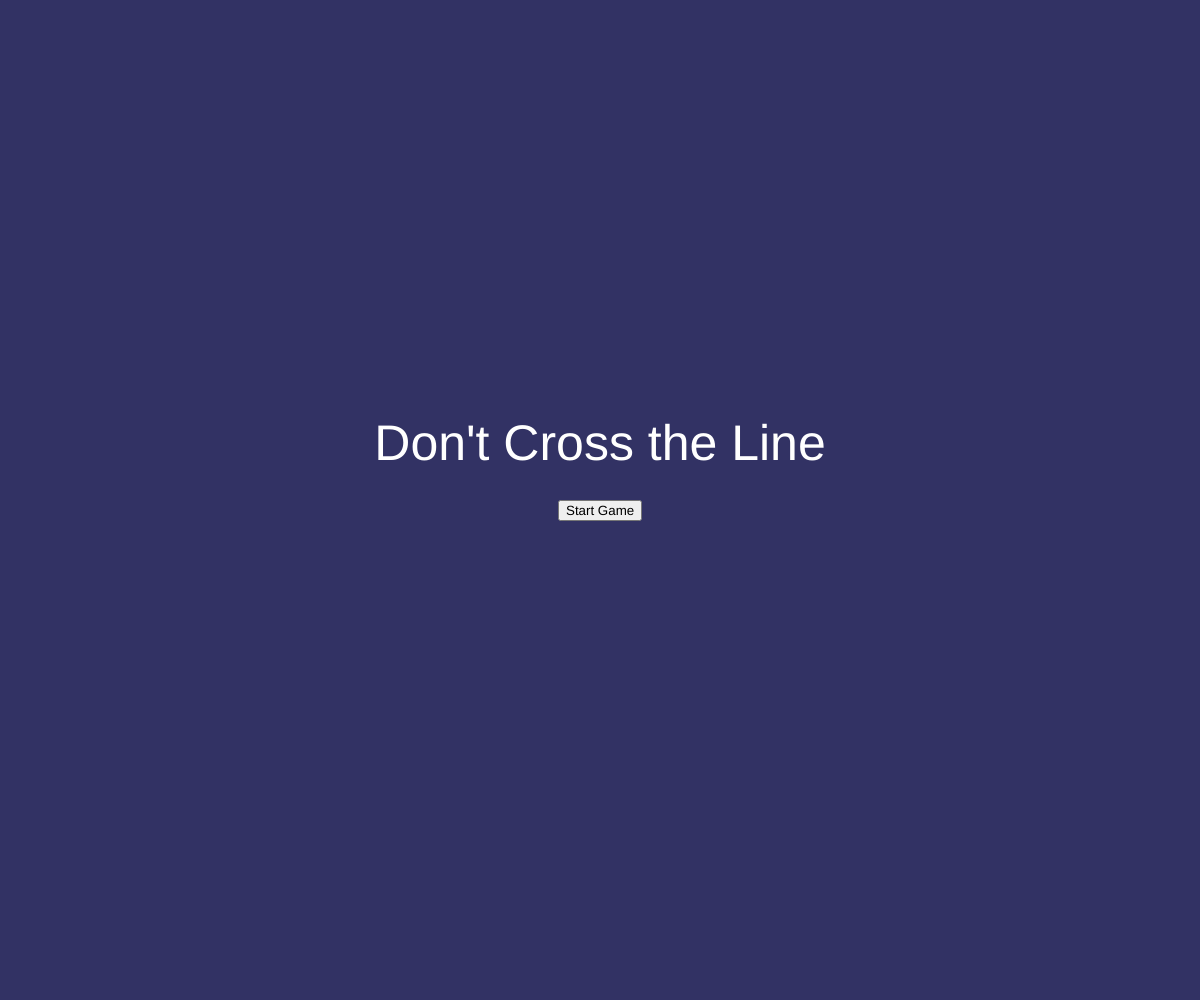
Frame 1 (no input)
Frame 2 (the mouse pressed at the canvas centre, redrawn once): blank canvas, image omitted

The p5.js sketch that drew this single still picture (run headless with seeded random() and noise() and a simulated clock; the mouse was pressed at the canvas centre and the sketch redrawn once):

// p5.js sketch
// ── sketch.js
var snake1;
var snake2;
var pixel_size = 10;

var movement1 = [];
var movement2 = [];
var gameState = 'init';


function setup(){
  createCanvas(windowWidth, windowHeight);
  frameRate(10);
}

function initGame(){
  background(50, 50, 100);
  var name = "Don't Cross the Line";
  textSize(50);
  fill(255);
  nameWidht = textWidth(name);
  text(name, (width - nameWidht)/2, height/2 - 40);
  startBtn = createButton('Start Game');
  startBtn.position(width/2 - startBtn.width/2, height/2);
  startBtn.mousePressed(startGame);
  noLoop();
}

function startGame(){
  removeElements();
  gameState = 'play';
  snake1 = new Snake1();
  snake2 = new Snake2();
  snake1.pos.x =windowWidth/2;
  snake1.pos.y = windowHeight-20;
  snake2.pos.x =windowWidth/2;
  snake2.pos.y = 20;
  loop();
}

function runGame(){
  background(0,0,0);

  snake1.update();
  snake2.update();
  snake1.show();
  snake2.show();
  snake1.checkDeath();
  snake2.checkDeath();
  snake1.tail.push(createVector(snake1.x, snake1.y));
  snake2.tail.push(createVector(snake2.x, snake2.y));

  fill(0, 255, 0, 100);
}

function endGame(x){
  if(x==1){
    background(70,90,64);}
  else{
    background(68,28,79);
  }
  textSize(32);
  var msg = 'Game Over';
  var won = 'Player '+ x +' Won!';
  msgWidht = textWidth(msg);
  scoreWidht = textWidth(won);
  fill(255);
  text(msg, (width - msgWidht)/2, height/2 - 40);
  text(won, (width - scoreWidht)/2, height/2);
  startBtn = createButton('Restart Game');
  startBtn.position(width/2 - startBtn.width/2, height/2 + 40);
  startBtn.mousePressed(startGame);
  noLoop();
}

function draw(){
  if(gameState == 'init'){
    initGame();
  }
  else if(gameState == 'play'){
    runGame();
  }
  else if(gameState == 'end1'){
    endGame(2);
  }
  else if(gameState == 'end2'){
    endGame(1);
  }
}


function keyPressed(){
  if(keyCode === 83){
    movement1.push([0, 1]);
  }else if(keyCode === 87){
    movement1.push([0, -1]);
  }else if(keyCode === 65){
    movement1.push([-1, 0]);
  }else if(keyCode === 68){
    movement1.push([1, 0]);
  }
  else if(keyCode === 75){
    movement2.push([0, 1]);
  }else if(keyCode === 73){
    movement2.push([0, -1]);
  }else if(keyCode === 74){
    movement2.push([-1, 0]);
  }else if(keyCode === 76){
    movement2.push([1, 0]);
  }
}

// ── snake1.js
function Snake1(){
  this.show = function(){
    fill(255,71,235);
    //draw the snake1 tail
    for(var i=0;i<this.tail.length;i++){
      rect(this.tail[i].x, this.tail[i].y, pixel_size, pixel_size);
    }

    //draw the snake1 head
    rect(this.pos.x, this.pos.y, pixel_size, pixel_size)
  }

  this.update = function(){
    //move snake1's position into tail and pop off the end
    if(movement1.length){
      if(snake1.speed.x != movement1[0][0]*-1 && snake1.speed.y != movement1[0][1]*-1){
        snake1.dir(movement1[0][0], movement1[0][1]);
      }
      movement1.splice(0, 1);
    }

    this.tail.unshift(createVector(this.pos.x, this.pos.y));
    this.tail.pop();
    //move the snake1
    this.pos.x += this.speed.x * pixel_size;
    this.pos.y += this.speed.y * pixel_size;

  }

  this.dir = function(x, y){
    this.speed.x = x;
    this.speed.y = y;
  }

  this.checkDeath = function(){
    if(this.pos.x >= width || this.pos.y >= height || this.pos.x < 0 || this.pos.y < 0){
      gameState = 'end1';
    }
    for(var i=0;i<this.tail.length;i++){
      if(this.tail[i].x == this.pos.x && this.tail[i].y == this.pos.y){
        gameState = 'end1';
      }
    }
    for(var j=0;j<snake2.tail.length;j++)
    {
      if(snake2.tail[j].x == this.pos.x && snake2.tail[j].y == this.pos.y)
      {
        gameState = 'end1';
      }
    }
  }

  this.eat = function(pos){
    return this.pos.x == pos.x && this.pos.y == pos.y;
  }

  this.reset = function(){
    shots = [];
    this.tail = [];
    this.pos = createVector(0, 0);
    this.speed = createVector(1, 0);
  }

  this.reset();
}

// ── snake2.js
function Snake2(){
  this.show = function(){
    fill(19,70,221);
    //draw the snake2 tail
    for(var i=0;i<this.tail.length;i++){
      rect(this.tail[i].x, this.tail[i].y, pixel_size, pixel_size);
    }

    //draw the snake2 head
    rect(this.pos.x, this.pos.y, pixel_size, pixel_size)
  }

  this.update = function(){
    //move snake2's position into tail and pop off the end
    if(movement2.length){
      if(snake2.speed.x != movement2[0][0]*-1 && snake2.speed.y != movement2[0][1]*-1){
        snake2.dir(movement2[0][0], movement2[0][1]);
      }
      movement2.splice(0, 1);
    }

    this.tail.unshift(createVector(this.pos.x, this.pos.y));
    this.tail.pop();
    //move the snake2
    this.pos.x += this.speed.x * pixel_size;
    this.pos.y += this.speed.y * pixel_size;

  }

  this.dir = function(x, y){
    this.speed.x = x;
    this.speed.y = y;
  }

  this.checkDeath = function(){
    if(this.pos.x >= width || this.pos.y >= height || this.pos.x < 0 || this.pos.y < 0){
      gameState = 'end2';
    }
    for(var i=0;i<this.tail.length;i++){
      if(this.tail[i].x == this.pos.x && this.tail[i].y == this.pos.y){
        gameState = 'end2';
      }
    }
    for(var j=0;j<snake1.tail.length;j++)
    {
      if(snake1.tail[j].x == this.pos.x && snake1.tail[j].y == this.pos.y)
      {
        gameState = 'end2';
      }
    }
  }

  this.eat = function(pos){
    return this.pos.x == pos.x && this.pos.y == pos.y;
  }

  this.reset = function(){
    shots = [];
    this.tail = [];
    this.pos = createVector(0, 0);
    this.speed = createVector(1, 0);
  }

  this.reset();
}
